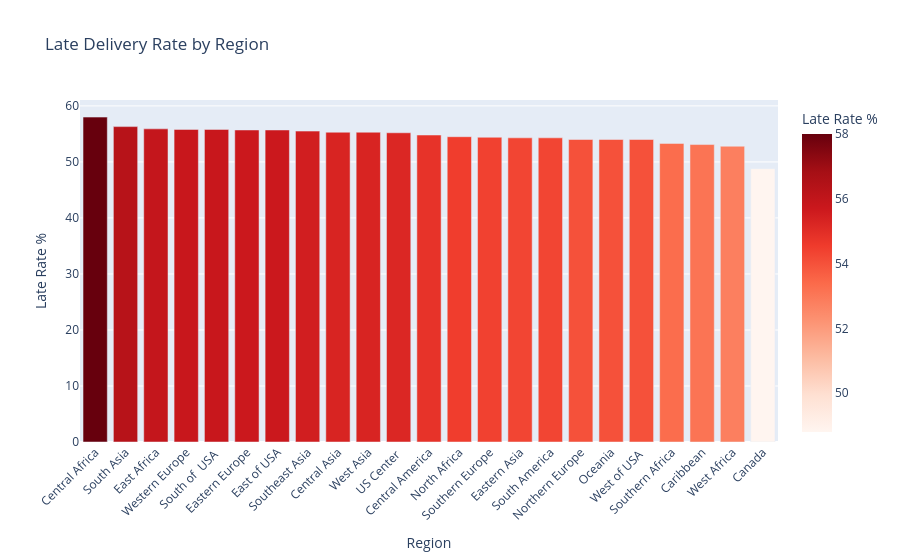

This figure's notebook cell:
### Markdown cell above
## Shipping Mode Volume vs Delay

Standard Class handles the largest order volume by far. However, volume alone is
misleading  Standard Class appears to have a more balanced split between on-time
and late deliveries, while First Class and Second Class are dominated by late delivery.

This raises a key question: are premium shipping modes actually failing their
customers more often? The next chart answers this with rates, not raw counts.

### Code cell
# Late delivery rate by Order Region
region_delay = df.groupby('Order Region')['Late_delivery_risk'].mean().sort_values(ascending=False).reset_index()
region_delay.columns = ['Region', 'Late Rate']
region_delay['Late Rate %'] = (region_delay['Late Rate'] * 100).round(1)

fig = px.bar(region_delay, x='Region', y='Late Rate %', 
             title='Late Delivery Rate by Region',
             color='Late Rate %', color_continuous_scale='Reds')
fig.update_layout(xaxis_tickangle=-45)
fig.show()

### Figure 1 — Plotly figure (JSON) as saved in the notebook; plotly's stock layout.template omitted (floating-point values rounded to 4 significant figures)
{"data": [{"hovertemplate": "Region=%{x}<br>Late Rate %=%{marker.color}<extra></extra>", "legendgroup": "", "marker": {"color": [58.0, 56.3, 55.9, 55.8, 55.8, 55.7, 55.7, 55.5, 55.3, 55.3, 55.2, 54.8, 54.5, 54.4, 54.3, 54.3, 54.0, 54.0, 54.0, 53.3, 53.1, 52.8, 48.8], "coloraxis": "coloraxis", "pattern": {"shape": ""}}, "name": "", "orientation": "v", "showlegend": false, "textposition": "auto", "type": "bar", "x": ["Central Africa", "South Asia", "East Africa", "Western Europe", "South of  USA ", "Eastern Europe", "East of USA", "Southeast Asia", "Central Asia", "West Asia", "US Center ", "Central America", "North Africa", "Southern Europe", "Eastern Asia", "South America", "Northern Europe", "Oceania", "West of USA ", "Southern Africa", "Caribbean", "West Africa", "Canada"], "xaxis": "x", "y": [58.0, 56.3, 55.9, 55.8, 55.8, 55.7, 55.7, 55.5, 55.3, 55.3, 55.2, 54.8, 54.5, 54.4, 54.3, 54.3, 54.0, 54.0, 54.0, 53.3, 53.1, 52.8, 48.8], "yaxis": "y"}], "layout": {"barmode": "relative", "coloraxis": {"colorbar": {"title": {"text": "Late Rate %"}}, "colorscale": [[0, "rgb(255,245,240)"], [0.125, "rgb(254,224,210)"], [0.25, "rgb(252,187,161)"], [0.375, "rgb(252,146,114)"], [0.5, "rgb(251,106,74)"], [0.625, "rgb(239,59,44)"], [0.75, "rgb(203,24,29)"], [0.875, "rgb(165,15,21)"], [1, "rgb(103,0,13)"]]}, "legend": {"tracegroupgap": 0}, "title": {"text": "Late Delivery Rate by Region"}, "xaxis": {"anchor": "y", "domain": [0, 1], "tickangle": -45, "title": {"text": "Region"}}, "yaxis": {"anchor": "x", "domain": [0, 1], "title": {"text": "Late Rate %"}}}}
